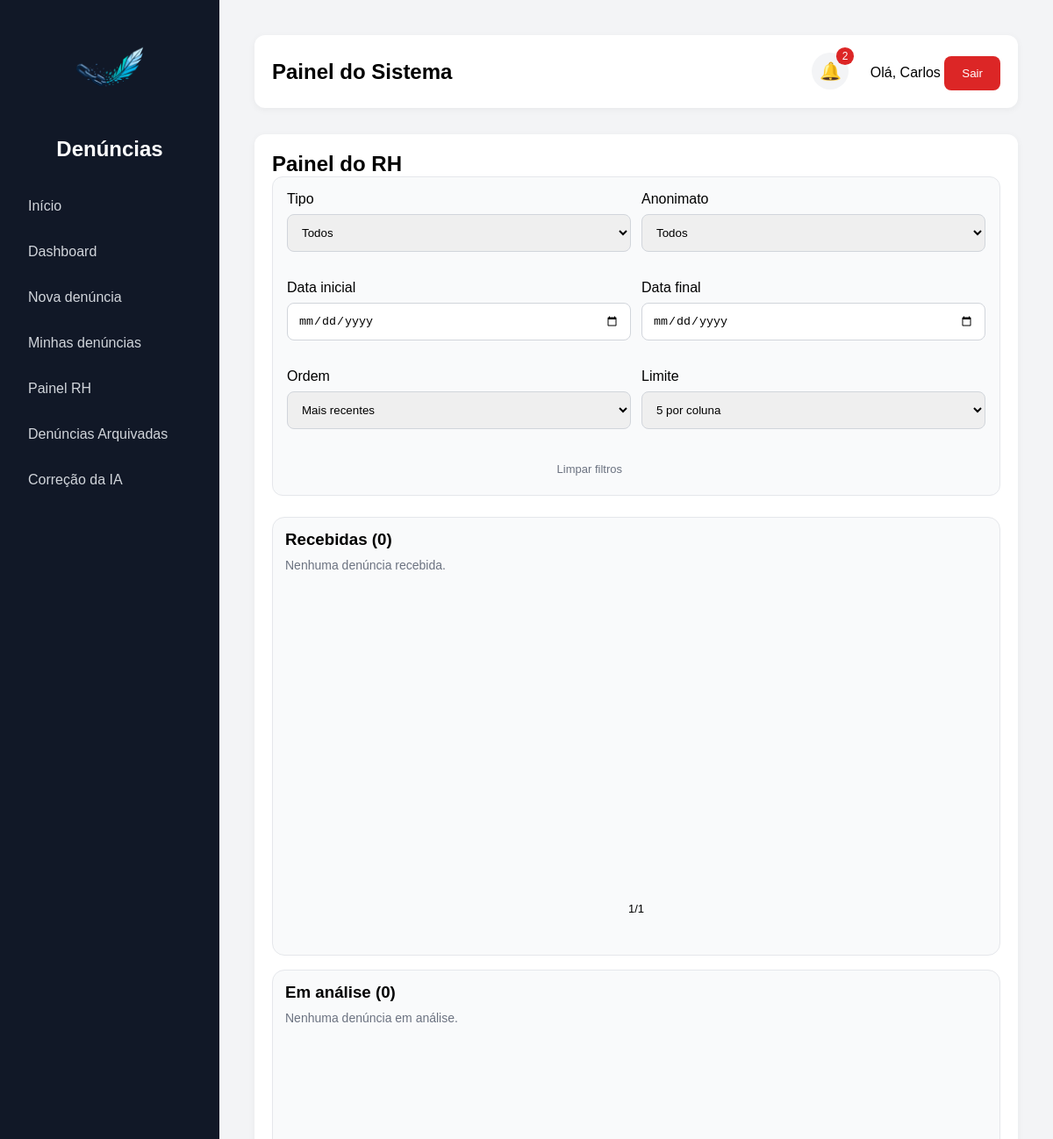
Page /painel-rh/ (signed in, upper part) on the earlier database version.
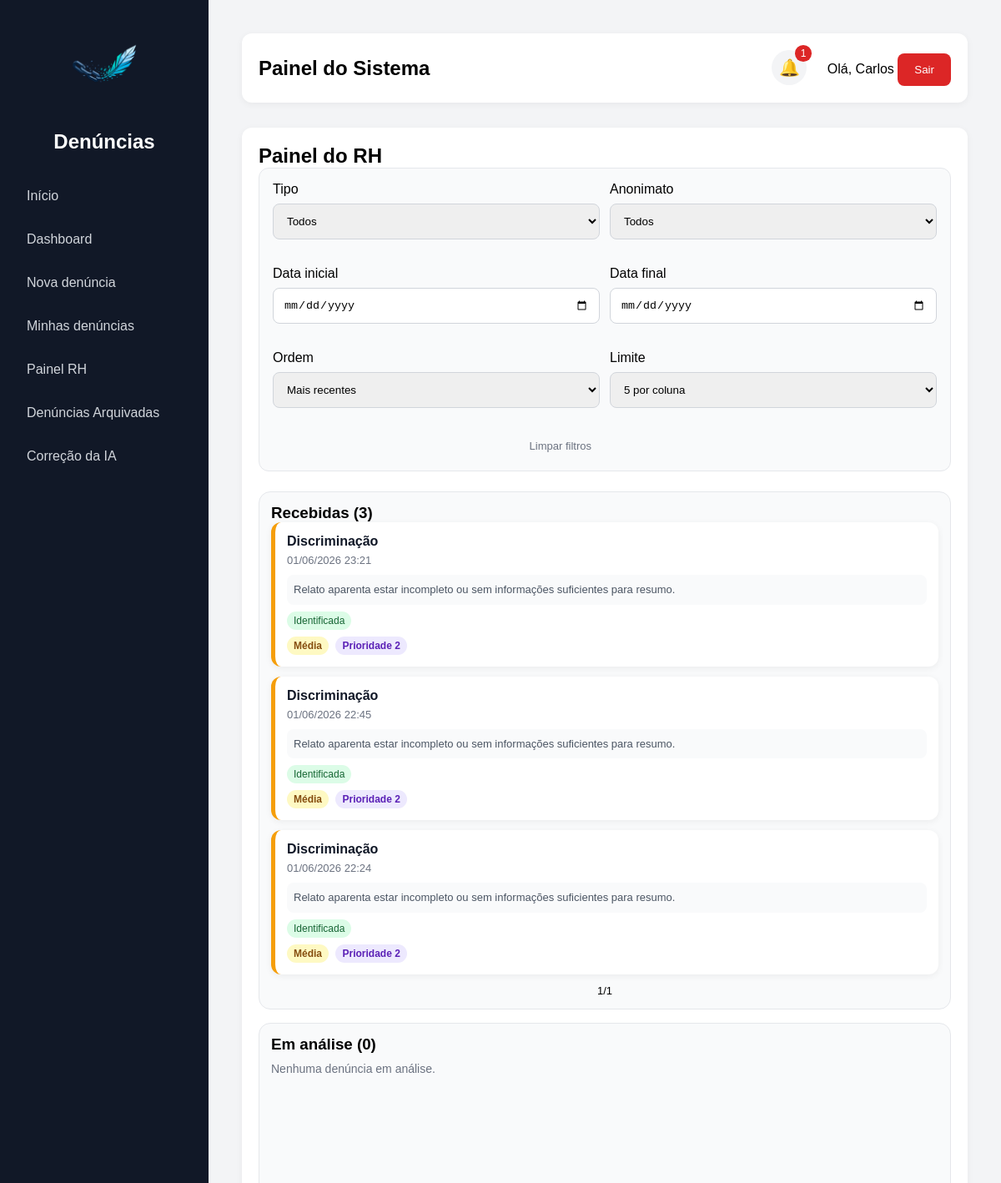
Same page on the later database version.
### denuncias/models.py (models this page shows, shortened)
class Denuncia(models.Model):
    TIPOS = [
    ('moral', 'Assédio Moral'),
    ('sexual', 'Assédio Sexual'),
    ('abuso', 'Abuso de Poder'),
    ('discriminacao', 'Discriminação'),
    ('ameaca', 'Ameaça'),
    ('violencia', 'Violência'),
    ('outros', 'Outros'),
    ]
    STATUS = [
        ("recebida", "Recebida"),
        ("analise", "Em análise"),
        ("resolvida", "Resolvida"),
    ]
    GRAVIDADES = [
    ('baixa', 'Baixa'),
    ('media', 'Média'),
    ('alta', 'Alta'),
    ('critica', 'Crítica'),
]
    usuario = models.ForeignKey(User, on_delete=models.SET_NULL, null=True, blank=True)
    descricao = models.TextField()
    tipo = models.CharField(max_length=20, choices=TIPOS)
    anonima = models.BooleanField(default=False)
    status = models.CharField(max_length=20, choices=STATUS, default="recebida")
    gravidade = models.CharField(
    max_length=20,
    choices=GRAVIDADES,
    default='baixa'
)
    urgente = models.BooleanField(default=False)
    prioridade_ia = models.IntegerField(default=1)
    resumo_ia = models.TextField(blank=True, null=True)
    data_criacao = models.DateTimeField(auto_now_add=True)
    arquivada = models.BooleanField(default=False)
    data_arquivamento = models.DateTimeField(null=True, blank=True)
    resposta_rh = models.TextField(blank=True, null=True)
    setor = models.ForeignKey(Setor, on_delete=models.SET_NULL, null=True, blank=True)
    exibir_setor = models.BooleanField(default=True)
    link_anexo = models.URLField(blank=True, null=True)

### denuncias/views.py (the view, shortened to what this page needs)
# urls.py: path('painel-rh/', painel_rh, name='painel_rh'),
@login_required
def painel_rh(request, denuncia_id=None):
    from django.utils import timezone
    from datetime import timedelta
    limite_arquivamento = timezone.now() - timedelta(days=30)
    Denuncia.objects.filter(
        status='resolvida',
        arquivada=False,
        data_criacao__lte=limite_arquivamento
    ).update(
        arquivada=True,
        data_arquivamento=timezone.now()
    )
    eh_rh = request.user.groups.filter(name="RH").exists()
    eh_admin = request.user.groups.filter(name="Administrador").exists()
    eh_superuser = request.user.is_superuser
    if not (eh_rh or eh_admin or eh_superuser):
        return redirect("home")
    tipo = request.GET.get("tipo")
    anonima = request.GET.get("anonima")
    data_inicio = request.GET.get("data_inicio")
    data_fim = request.GET.get("data_fim")
    ordem = request.GET.get("ordem", "recentes")
    limite = request.GET.get("limite", 5)
    try:
        limite = int(limite)
    except ValueError:
        limite = 5
    denuncias_base = Denuncia.objects.filter(arquivada=False)
    if tipo:
        denuncias_base = denuncias_base.filter(tipo=tipo)
    if anonima == "sim":
        denuncias_base = denuncias_base.filter(anonima=True)
    if anonima == "nao":
        denuncias_base = denuncias_base.filter(anonima=False)
    if data_inicio:
        denuncias_base = denuncias_base.filter(data_criacao__date__gte=data_inicio)
    if data_fim:
        denuncias_base = denuncias_base.filter(data_criacao__date__lte=data_fim)
    if ordem == 'antigas':
        denuncias_base = denuncias_base.order_by(
            '-prioridade_ia',
            'data_criacao'
        )
    else:
        denuncias_base = denuncias_base.order_by(
            '-prioridade_ia',
            '-data_criacao'
        )
    recebidas_lista = denuncias_base.filter(status="recebida")
    analise_lista = denuncias_base.filter(status="analise")
    resolvidas_lista = denuncias_base.filter(status="resolvida")
    denuncias_recebidas = Paginator(recebidas_lista, limite).get_page(
        request.GET.get("page_recebidas")
    )
    denuncias_analise = Paginator(analise_lista, limite).get_page(
        request.GET.get("page_analise")
    )
    denuncias_resolvidas = Paginator(resolvidas_lista, limite).get_page(
        request.GET.get("page_resolvidas")
    )
    denuncia_selecionada = None
    form = None
    tipos_filtro = [
        {
            "valor": valor,
            "nome": nome
        }
        for valor, nome in Denuncia.TIPOS
    ]
    return render(
        request,
        "denuncias/painel_rh.html",
        {
            "denuncias_recebidas": denuncias_recebidas,
            "denuncias_analise": denuncias_analise,
            "denuncias_resolvidas": denuncias_resolvidas,
            "denuncia_selecionada": denuncia_selecionada,
            "form": form,
            "tipos_filtro": tipos_filtro,
            "anonima_filtro": anonima,
            "data_inicio": data_inicio,
            "data_fim": data_fim,
            "ordem": ordem,
            "limite": limite,
        },
    )

### denuncias/context_processors.py (called while the page is built, shortened)
def grupos_usuario(request):
    notificacoes = Notificacao.objects.filter(
        usuario=request.user
    ).order_by('-data_criacao')[:5]
    total_nao_lidas = Notificacao.objects.filter(
        usuario=request.user,
        lida=False
    ).count()
    return {
        'ui_rh': request.user.groups.filter(name='RH').exists(),
        'ui_admin': request.user.groups.filter(name='Administrador').exists() or request.user.is_superuser,
        'notificacoes': notificacoes,
        'total_nao_lidas': total_nao_lidas,
    }

### denuncias/templates/denuncias/painel_rh.html (shortened to what this page needs)
{% extends 'base.html' %}
{% block content %}
<h2>Painel do RH</h2>
<form method="get" class="filtros-rh">
    <div>
        <label>Tipo</label>
        <select name="tipo">
    <option value="">Todos</option>
</select>
    </div>
    <div>
        <label>Anonimato</label>
        <select name="anonima">
            <option value="">Todos</option>
        </select>
    </div>
    <div>
        <label>Data inicial</label>
        <input type="date" name="data_inicio" value="{{ data_inicio|default:'' }}">
    </div>
    <div>
        <label>Data final</label>
        <input type="date" name="data_fim" value="{{ data_fim|default:'' }}">
    </div>
    <div>
        <label>Ordem</label>
        <select name="ordem">
            <option value="recentes" {% if ordem == 'recentes' %}selected{% endif %}>Mais recentes</option>
        </select>
    </div>
    <div>
        <label>Limite</label>
        <select name="limite">
            <option value="5" {% if limite == 5 %}selected{% endif %}>5 por coluna</option>
        </select>
    </div>
    <div class="filtros-topo">
    <a href="/painel-rh/" class="limpar-filtros">
        Limpar filtros
    </a>
</div>
</form>
<div class="kanban-layout">
    <div class="kanban-board">
        <div class="kanban-column"
     data-status="recebida">
            <h3>Recebidas ({{ denuncias_recebidas.paginator.count }})</h3>
            <div class="kanban-cards">
            {% for d in denuncias_recebidas %}
            <a href="/painel-rh/{{ d.id }}/"
   draggable="true"
   data-id="{{ d.id }}" class="kanban-card card-recebida {% if d.urgente %}card-urgente{% endif %}">
                <strong>{{ d.get_tipo_display }}</strong>
                <div class="kanban-meta">{{ d.data_criacao|date:"d/m/Y H:i" }}</div>
                <div class="kanban-resumo">
    {{ d.resumo_ia|truncatechars:120 }}
</div>
                {% if d.anonima %}
                <span class="badge badge-anonima">Anônima</span>
                {% else %}
                <span class="badge badge-identificada">Identificada</span>
                {% endif %}
                <br>
<span class="badge-gravidade gravidade-{{ d.gravidade }}">
    {{ d.get_gravidade_display }}
</span>
<span class="badge-prioridade">
    Prioridade {{ d.prioridade_ia }}
</span>
            </a>
            {% empty %}
            <p class="empty-column">Nenhuma denúncia recebida.</p>
            {% endfor %}
            </div>
            <div class="paginacao">
                <span>{{ denuncias_recebidas.number }}/{{ denuncias_recebidas.paginator.num_pages }}</span>
            </div>
        </div>
        <div class="kanban-column"
     data-status="analise">
            <h3>Em análise ({{ denuncias_analise.paginator.count }})</h3>
            <div class="kanban-cards">
            {% for d in denuncias_analise %}
           <a href="/painel-rh/{{ d.id }}/"
   draggable="true"
   data-id="{{ d.id }}" class="kanban-card card-analise{% if d.urgente %}card-urgente{% endif %}">
                <strong>{{ d.get_tipo_display }}</strong>
                <div class="kanban-meta">{{ d.data_criacao|date:"d/m/Y H:i" }}</div>
                <div class="kanban-resumo">
    {{ d.resumo_ia|truncatechars:120 }}
</div>
                {% if d.anonima %}
                <span class="badge badge-anonima">Anônima</span>
                {% else %}
                <span class="badge badge-identificada">Identificada</span>
                {% endif %}
                <br>
<span class="badge-gravidade gravidade-{{ d.gravidade }}">
    {{ d.get_gravidade_display }}
</span>
<span class="badge-prioridade">
    Prioridade {{ d.prioridade_ia }}
</span>
{% if d.urgente %}
    <span class="badge-urgente">
        Urgente
    </span>
{% endif %}
            </a>
            {% empty %}
            <p class="empty-column">Nenhuma denúncia em análise.</p>
            {% endfor %}
           </div>
        </div>
    </div>
</div>
{% endblock %}

### denuncias/templates/base.html (shortened to what this page needs)
<!DOCTYPE html>
<html lang="pt-br">
<head>
    <link rel="stylesheet"
href="https://cdnjs.cloudflare.com/ajax/libs/font-awesome/6.5.2/css/all.min.css">
</head>
<body>
    <aside>
        <div class="logo-box">
            <img src="/static/img/logo.png" alt="Logo do sistema" class="logo-sistema">
            <h2>Denúncias</h2>
        </div>
        <a href="/">Início</a>
        {% if user.is_authenticated %}
            <a href="/dashboard/">Dashboard</a>
            <a href="/denuncia/">Nova denúncia</a>
            <a href="/minhas-denuncias/">Minhas denúncias</a>
            {% if ui_rh or ui_admin %}
                <a href="/painel-rh/">Painel RH</a>
                <a href="/denuncias-arquivadas/">Denúncias Arquivadas</a>
                <a href="/feedback-ia/">Correção da IA</a>
            {% endif %}
        {% else %}
            <a href="/login/">Entrar</a>
            <a href="{% url 'password_reset' %}">
    Esqueci minha senha
</a>
        {% endif %}
    </aside>
    <main>
        <div class="topbar">
            <div>
                <h2>Painel do Sistema</h2>
            </div>
            <div>
                {% if user.is_authenticated %}
                    <div class="notification-wrapper">
                        <button type="button" class="notification-bell" onclick="toggleNotifications()">
                            🔔
                            {% if total_nao_lidas > 0 %}
                                <span class="notification-count">
                                    {{ total_nao_lidas }}
                                </span>
                            {% endif %}
                        </button>
                    </div>
                    <span>Olá, {{ user.username }}</span>
                    <form method="post" action="{% url 'logout' %}" style="display:inline;">
    <button class="logout-btn" type="submit">Sair</button>
</form>
                {% endif %}
            </div>
        </div>
        <div class="card">
            {% block content %}
            {% endblock %}
        </div>
    </main>
</body>
</html>

Differences in the rows shown:
added Denuncia: tipo "Discriminação", data_criacao "01/06/2026 23:21", resumo_ia "Relato aparenta estar incompleto ou sem informações suficientes para resumo.", anonima "Identificada", gravidade "Média", prioridade_ia "2"
added Denuncia: tipo "Discriminação", data_criacao "01/06/2026 22:45", resumo_ia "Relato aparenta estar incompleto ou sem informações suficientes para resumo.", anonima "Identificada", gravidade "Média", prioridade_ia "2"
added Denuncia: tipo "Discriminação", data_criacao "01/06/2026 22:24", resumo_ia "Relato aparenta estar incompleto ou sem informações suficientes para resumo.", anonima "Identificada", gravidade "Média", prioridade_ia "2"
Other differences:
{{ total_nao_lidas }}: "2" → "1"
{{ denuncias_recebidas.paginator.count }}: "0" → "3"
text no longer shown: "Nenhuma denúncia recebida."
